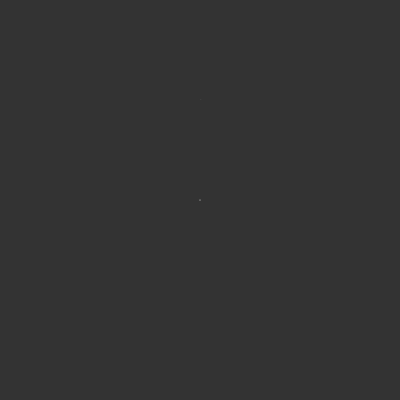
Frame 1 (no input)
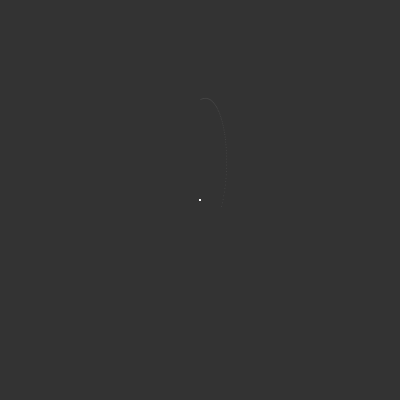
Frame 60 (no input)
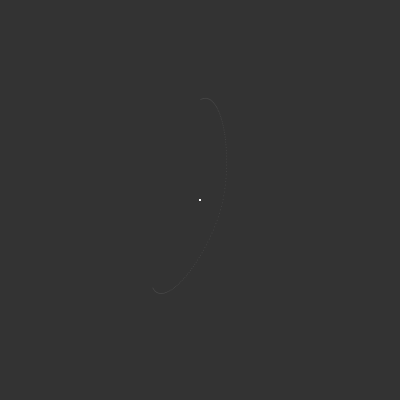
Frame 120 (the mouse pressed at the canvas centre since frame 60)

The p5.js sketch that drew these frames (run headless with seeded random() and noise() and a simulated clock; from frame 60 on, the mouse is pressed at the canvas centre):

// p5.js sketch
// ── sketch.js
var attractor;
var particle;

function setup() {
  createCanvas(400, 400);
  particle = new Particle(200, 100);
  attractor = createVector(200, 200);
   background(51);
  
}

function draw() {
 
  stroke(255);
  strokeWeight(1);
  point(attractor.x, attractor.y);
  // particle.update();
  particle.attracted(attractor);
  particle.update();
  particle.show();
}
// ── particle.js
class Particle
{
  constructor(x, y) {
    this.pos = createVector(x, y);
    this.vel = p5.Vector.random2D();
    this.acc = createVector();
  }

  update(){
    this.pos.add(this.vel);
    this.pos.add(this.acc);
   }
   
  show(){
    stroke(255,25);
    strokeWeight(1);
    point(this.pos.x, this.pos.y);
  }
  
  attracted(target){
    // var dir = target - this.pos
    const force = p5.Vector.sub(target, this.pos);
    let d = force.mag();
    d = constrain(d, 1, 25)
    const G = 50;
    const magnitude = G/(d*d);
    force.setMag(magnitude);
    this.acc.add(force);
  }
}
